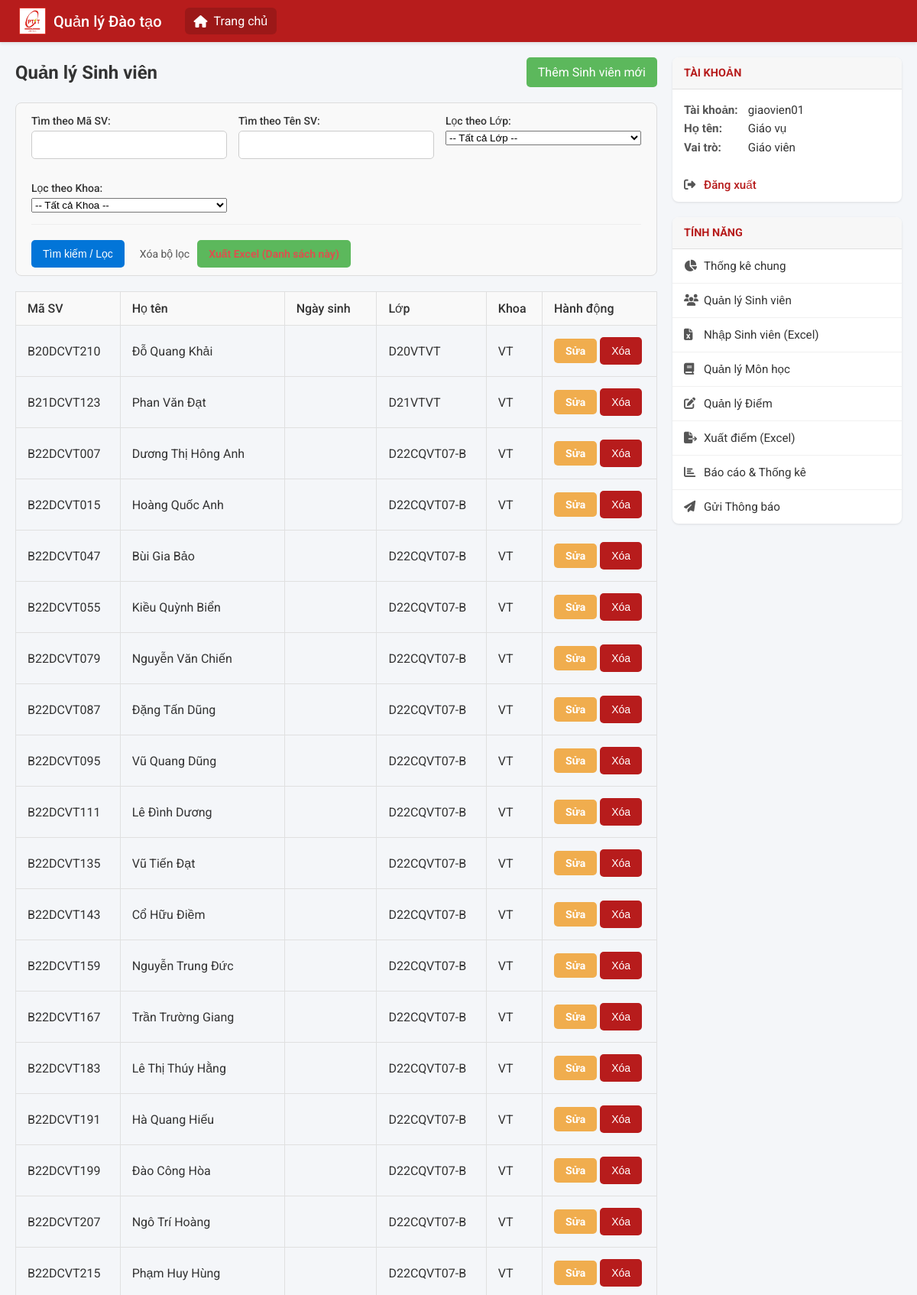
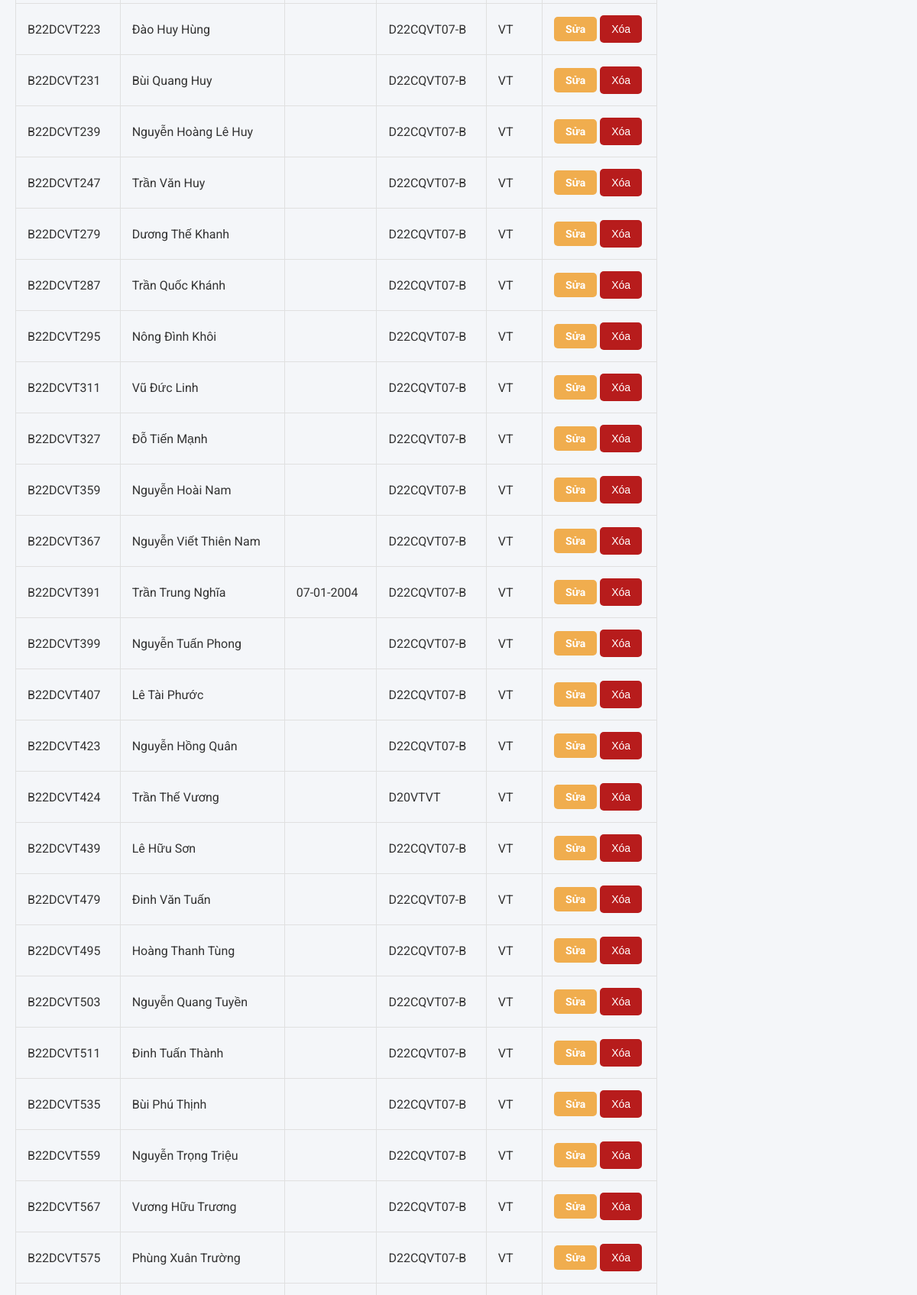
The app's page /admin/students (signed in, upper part) with its own data (2 pictures, top to bottom).
### api/index.py (models this page shows, shortened)
class SinhVien(db.Model):
    __tablename__ = 'sinh_vien'
    ma_sv = db.Column(db.String(50), db.ForeignKey('tai_khoan.username', ondelete='CASCADE'), primary_key=True)
    ho_ten = db.Column(db.String(100), nullable=False)
    ngay_sinh = db.Column(db.Date)
    lop = db.Column(db.String(50))
    khoa = db.Column(db.String(100))
    email = db.Column(db.String(150), unique=True, nullable=True)
    location = db.Column(db.String(200), nullable=True) # (Địa chỉ/Vị trí)
    tai_khoan = db.relationship('TaiKhoan', backref=db.backref('sinh_vien', uselist=False, cascade='all, delete-orphan'), foreign_keys=[ma_sv])
    ket_qua_list = db.relationship('KetQua', backref='sinh_vien', lazy=True, cascade='all, delete-orphan', foreign_keys='KetQua.ma_sv')

class TaiKhoan(UserMixin, db.Model):
    __tablename__ = 'tai_khoan'
    username = db.Column(db.String(50), primary_key=True) #
    password = db.Column(db.String(255), nullable=False) #
    vai_tro = db.Column(db.Enum(VaiTroEnum), nullable=False)

### api/index.py (the view)
@app.route('/admin/students')
@login_required
@role_required(VaiTroEnum.GIAOVIEN)
def admin_manage_students():
    search_ma_sv = request.args.get('ma_sv', '')
    search_ho_ten = request.args.get('ho_ten', '')
    filter_lop = request.args.get('lop', '')
    filter_khoa = request.args.get('khoa', '')
    query = SinhVien.query
    if search_ma_sv:
        query = query.filter(SinhVien.ma_sv.ilike(f'%{search_ma_sv}%'))
    if search_ho_ten:
        query = query.filter(SinhVien.ho_ten.ilike(f'%{search_ho_ten}%'))
    if filter_lop:
        query = query.filter(SinhVien.lop == filter_lop)
    if filter_khoa:
        query = query.filter(SinhVien.khoa == filter_khoa)
    students = query.order_by(SinhVien.ma_sv).all() # Sắp xếp theo MaSV
    lop_hoc_tuples = db.session.query(SinhVien.lop).distinct().order_by(SinhVien.lop).all()
    danh_sach_lop = [lop[0] for lop in lop_hoc_tuples if lop[0]]
    khoa_tuples = db.session.query(SinhVien.khoa).distinct().order_by(SinhVien.khoa).all()
    danh_sach_khoa = [khoa[0] for khoa in khoa_tuples if khoa[0]]
    return render_template(
        'admin_manage_students.html',
        students=students,
        danh_sach_lop=danh_sach_lop,
        danh_sach_khoa=danh_sach_khoa,
        search_params={
            'ma_sv': search_ma_sv,
            'ho_ten': search_ho_ten,
            'lop': filter_lop,
            'khoa': filter_khoa
        }
    )

### api/index.py (called while the page is built)
@login_manager.user_loader
def load_user(user_id):
    return TaiKhoan.query.get(user_id)

def role_required(vai_tro_enum):
    def decorator(f):
        @wraps(f)
        def decorated_function(*args, **kwargs):
            if not current_user.is_authenticated:
                return redirect(url_for('login'))
            if current_user.vai_tro != vai_tro_enum:
                abort(403)
            return f(*args, **kwargs)
        return decorated_function
    return decorator

### templates/admin_manage_students.html (shortened to what this page needs)
{% extends "_layout.html" %}
{% block content %}
    <div style="display: flex; justify-content: space-between; align-items: center; flex-wrap: wrap;">
        <h2>Quản lý Sinh viên</h2>
        <a href="{{ url_for('admin_add_student') }}" style="text-decoration: none; padding: 10px 15px; background: #5cb85c; color: white; border-radius: 5px; height: fit-content;">Thêm Sinh viên mới</a>
    </div>
    <form class="filter-form" method="GET" action="{{ url_for('admin_manage_students') }}">
        <div class="filter-grid">
            <div>
                <label for="ma_sv">Tìm theo Mã SV:</label>
                <input type="text" name="ma_sv" id="ma_sv" value="{{ search_params.ma_sv }}">
            </div>
            <div>
                <label for="ho_ten">Tìm theo Tên SV:</label>
                <input type="text" name="ho_ten" id="ho_ten" value="{{ search_params.ho_ten }}">
            </div>
            <div>
                <label for="lop">Lọc theo Lớp:</label>
                <select name="lop" id="lop">
                    <option value="">-- Tất cả Lớp --</option>
                </select>
            </div>
            <div>
                <label for="khoa">Lọc theo Khoa:</label>
                <select name="khoa" id="khoa">
                    <option value="">-- Tất cả Khoa --</option>
                </select>
            </div>
        </div>
        <div class="filter-buttons">
            <input type="submit" value="Tìm kiếm / Lọc">
            <a href="{{ url_for('admin_manage_students') }}">Xóa bộ lọc</a>
            <a href="{{ url_for('admin_export_students_excel',
                        ma_sv=search_params.ma_sv,
                        ho_ten=search_params.ho_ten,
                        lop=search_params.lop,
                        khoa=search_params.khoa) }}"
               class="btn-export"> Xuất Excel (Danh sách này)
            </a>
        </div>
    </form>
    <table class="data-table" style="margin-top: 20px;"> <thead>
        <thead>
            <tr>
                <th>Mã SV</th>
                <th>Họ tên</th>
                <th>Ngày sinh</th>
                <th>Lớp</th>
                <th>Khoa</th>
                <th style="width: 150px;">Hành động</th>
            </tr>
        </thead>
        <tbody>
            {% for sv in students %}
            <tr>
                <td>{{ sv.ma_sv }}</td>
                <td>{{ sv.ho_ten }}</td>
                <td>{{ sv.ngay_sinh.strftime('%d-%m-%Y') if sv.ngay_sinh else '' }}</td>
                <td>{{ sv.lop }}</td>
                <td>{{ sv.khoa }}</td>
                <td class="action-buttons">
                    <a href="{{ url_for('admin_edit_student', ma_sv=sv.ma_sv) }}" class="btn btn-edit">Sửa</a>
                    <form method="POST" action="{{ url_for('admin_delete_student', ma_sv=sv.ma_sv) }}"
                          onsubmit="return confirm('Bạn có chắc muốn xóa sinh viên {{ sv.ho_ten }} ({{ sv.ma_sv }})? \n\nCẢNH BÁO: Thao tác này sẽ xóa vĩnh viễn cả TÀI KHOẢN và toàn bộ KẾT QUẢ HỌC TẬP của sinh viên này.');"
                          style="margin: 0;">
                        <input type="submit" value="Xóa" class="btn btn-delete">
                    </form>
                </td>
            </tr>
            {% else %}
            <tr>
                <td colspan="6">Không tìm thấy sinh viên nào khớp với tiêu chí tìm kiếm.</td>
            </tr>
            {% endfor %}
        </tbody>
    </table>
{% endblock %}

### templates/_layout.html (shortened to what this page needs)
<!DOCTYPE html>
<html lang="vi">
<head>
    <link rel="stylesheet" href="https://cdnjs.cloudflare.com/ajax/libs/font-awesome/6.5.1/css/all.min.css">
</head>
<body>
    <header class="app-header">
        <div class="header-logo">
            <img src="{{ url_for('static', filename='logo.png') }}" alt="Logo">
            <a href="{{ url_for('home') }}" class="header-logo-text">Quản lý Đào tạo</a>
        </div>
        <nav class="header-nav">
            <a href="{{ url_for('home') }}" class="active">
                <i class="fa-solid fa-house"></i>
                <span>Trang chủ</span>
            </a>
            </nav>
    </header>
    <div class="app-container">
        <main class="main-content">
            {% block content %}{% endblock %}
        </main>
        <aside class="sidebar-right">
            {% if current_user.is_authenticated %}
                <div class="sidebar-group">
                    <h3 class="sidebar-header">Tài khoản</h3>
                    <div class="sidebar-content">
                        <strong>Tài khoản:</strong> {{ current_user.username }}<br>
                        <strong>Họ tên:</strong> {{ current_user.sinh_vien.ho_ten if current_user.sinh_vien else 'Giáo vụ' }}<br>
                        <strong>Vai trò:</strong> {{ 'Sinh viên' if current_user.vai_tro.value == 'SINHVIEN' else 'Giáo viên' }}
                    </div>
                    <nav class="sidebar-nav">
                        <a href="{{ url_for('logout') }}" class="logout-link">
                            <i class="fa-solid fa-right-from-bracket"></i>
                            Đăng xuất
                        </a>
                    </nav>
                </div>
                <div class="sidebar-group">
                    <h3 class="sidebar-header">Tính năng</h3>
                    <nav class="sidebar-nav">
                    {% if current_user.vai_tro.value == 'SINHVIEN' %}
                        <a href="{{ url_for('student_dashboard') }}"><i class="fa-solid fa-bell"></i> Thông báo</a>
                        <a href="{{ url_for('student_profile') }}"><i class="fa-solid fa-user-pen"></i> Thông tin cá nhân</a>
                        <a href="#"><i class="fa-solid fa-book-open"></i> Chương trình học</a>
                        <a href="{{ url_for('student_grades') }}"><i class="fa-solid fa-chart-simple"></i> Xem điểm & GPA</a>
                        <a href="#"><i class="fa-solid fa-calendar-days"></i> Xem lịch học</a>
                        <a href="#"><i class="fa-solid fa-file-pen"></i> Đăng ký môn học</a>
                    {% elif current_user.vai_tro.value == 'GIAOVIEN' %}
                        <a href="{{ url_for('admin_dashboard') }}"><i class="fa-solid fa-chart-pie"></i> Thống kê chung</a>
                        <a href="{{ url_for('admin_manage_students') }}"><i class="fa-solid fa-users"></i> Quản lý Sinh viên</a>
                        <a href="{{ url_for('admin_import_students') }}"><i class="fa-solid fa-file-excel"></i> Nhập Sinh viên (Excel)</a>
                        <a href="{{ url_for('admin_manage_courses') }}"><i class="fa-solid fa-book"></i> Quản lý Môn học</a>
                        <a href="{{ url_for('admin_manage_grades') }}"><i class="fa-solid fa-pen-to-square"></i> Quản lý Điểm</a>
                        <a href="{{ url_for('admin_export_grades') }}"><i class="fa-solid fa-file-export"></i> Xuất điểm (Excel)</a>
                        <a href="{{ url_for('admin_reports_index') }}"><i class="fa-solid fa-chart-bar"></i> Báo cáo & Thống kê</a>
                        <a href="{{ url_for('admin_send_notification') }}"><i class="fa-solid fa-paper-plane"></i> Gửi Thông báo</a>
                    {% endif %}
                    </nav>
                </div>
            {% endif %}
        </aside>
    </div>
</body>
</html>

### templates/_layout.html (style rules this page uses)
.btn, input[type="submit"], .btn-export { display: inline-block; padding: 8px 15px; background-color: var(--primary-color); color: white; font-weight: bold; border: none; border-radius: 5px; cursor: pointer; text-decoration: none; font-size: 14px; text-align: center; transition: background-color 0.2s, opacity 0.2s; margin: 5px 0; }
.filter-buttons a:not(.btn-export) { text-decoration: none; color: #555; margin-left: 10px; font-size: 14px; padding: 8px 0; }
.btn-edit { background-color: #f0ad4e; }
.btn-delete { background-color: #d9534f; }
td.action-buttons form { display: inline-block; margin: 0; }
td.action-buttons form input[type="submit"] { margin: 0; }
.filter-buttons input[type="submit"] { background-color: #0275d8; }
:root { --primary-color: #b71c1c; --light-gray: #f4f6f9; --border-color: #e0e0e0; --card-shadow: 0 1px 3px rgba(0,0,0,0.1); }
* { box-sizing: border-box; margin: 0; padding: 0; }
html { height: 100%; }
body { font-family: 'Roboto', sans-serif; background-color: var(--light-gray); display: flex; flex-direction: column; min-height: 100vh; color: #333; }
.app-header { background-color: var(--primary-color); color: white; padding: 0 25px; display: flex; align-items: center; height: 55px; box-shadow: 0 2px 4px rgba(0,0,0,0.1); }
.header-logo { display: flex; align-items: center; gap: 10px; }
.header-logo img { height: 35px; }
.header-logo-text { font-size: 1.25rem; font-weight: 500; color: white; text-decoration: none; }
.header-nav { margin-left: 30px; display: flex; gap: 15px; }
.header-nav a { color: white; text-decoration: none; font-size: 1rem; display: flex; align-items: center; gap: 8px; padding: 8px 12px; border-radius: 6px; transition: background-color 0.2s; }
.header-nav a:hover, .header-nav a.active { background-color: rgba(0,0,0,0.15); }
.app-container { display: flex; flex: 1; width: 100%; max-width: 1400px; margin: 20px auto; gap: 20px; padding: 0 20px; }
.main-content { flex: 3; min-width: 0; }
.sidebar-right { flex: 1; min-width: 300px; }
.data-table { width: 100%; border-collapse: collapse; margin-top: 20px; border: 1px solid var(--border-color); }
.data-table th, .data-table td { padding: 12px 15px; border: 1px solid var(--border-color); text-align: left; }
.data-table thead th { background-color: #f9f9f9; font-weight: 500; }
.sidebar-group { background: #fff; border-radius: 8px; box-shadow: var(--card-shadow); margin-bottom: 20px; overflow: hidden; }
.sidebar-header { background-color: #f7f7f7; border-bottom: 1px solid var(--border-color); color: var(--primary-color); padding: 12px 15px; margin: 0; font-size: 0.9em; font-weight: 700; text-transform: uppercase; }
.sidebar-content { padding: 15px; font-size: 0.95rem; line-height: 1.6; }
.sidebar-content strong { display: inline-block; min-width: 80px; color: #555; }
.sidebar-nav a { display: block; text-decoration: none; color: #333; padding: 13px 15px; border-bottom: 1px solid #f0f0f0; font-size: 0.95rem; transition: background-color 0.2s; display: flex; align-items: center; gap: 10px; }
.sidebar-nav a i { color: #555; width: 16px; }
.sidebar-nav a:last-child { border-bottom: none; }
.sidebar-nav a.logout-link { color: var(--primary-color); font-weight: 500; }
form label { display: block; font-weight: 500; margin-bottom: 5px; }
form input[type="text"], form input[type="password"] { width: 100%; padding: 10px; border: 1px solid #ccc; border-radius: 5px; margin-bottom: 15px; }
form input[type="submit"] { background: var(--primary-color); color: white; border: none; padding: 10px 15px; border-radius: 5px; cursor: pointer; font-weight: 500; }

### templates/admin_manage_students.html (style rules this page uses)
.filter-form { background-color: #f9f9f9; border: 1px solid #ddd; padding: 15px 20px 5px 20px; border-radius: 8px; margin-top: 20px; }
.filter-grid { display: grid; grid-template-columns: repeat(auto-fit, minmax(200px, 1fr)); gap: 15px; }
.filter-grid div { display: flex; flex-direction: column; }
.filter-grid label { font-weight: 500; margin-bottom: 5px; font-size: 14px; }
.filter-grid input, .filter-grid select { width: 100%; }
.filter-buttons { margin-top: 15px; border-top: 1px solid #eee; padding-top: 15px; display: flex; align-items: center; gap: 10px; }
.filter-buttons input[type="submit"] { background-color: #0275d8; }
.filter-buttons a { text-decoration: none; color: #d9534f; margin-left: 0; }
.btn-export { background: #5cb85c; color: white; margin-left: auto; text-decoration: none; padding: 10px 15px; border-radius: 5px; font-size: 14px; }

### records on screen
SinhVien: ma_sv "B20DCVT210", ho_ten "Đỗ Quang Khải", lop "D20VTVT", khoa "VT"
SinhVien: ma_sv "B21DCVT123", ho_ten "Phan Văn Đạt", lop "D21VTVT", khoa "VT"
SinhVien: ma_sv "B22DCVT007", ho_ten "Dương Thị Hông Anh", lop "D22CQVT07-B", khoa "VT"
SinhVien: ma_sv "B22DCVT015", ho_ten "Hoàng Quốc Anh", lop "D22CQVT07-B", khoa "VT"
SinhVien: ma_sv "B22DCVT047", ho_ten "Bùi Gia Bảo", lop "D22CQVT07-B", khoa "VT"
SinhVien: ma_sv "B22DCVT055", ho_ten "Kiều Quỳnh Biển", lop "D22CQVT07-B", khoa "VT"
SinhVien: ma_sv "B22DCVT079", ho_ten "Nguyễn Văn Chiến", lop "D22CQVT07-B", khoa "VT"
SinhVien: ma_sv "B22DCVT087", ho_ten "Đặng Tấn Dũng", lop "D22CQVT07-B", khoa "VT"
SinhVien: ma_sv "B22DCVT095", ho_ten "Vũ Quang Dũng", lop "D22CQVT07-B", khoa "VT"
SinhVien: ma_sv "B22DCVT111", ho_ten "Lê Đình Dương", lop "D22CQVT07-B", khoa "VT"
SinhVien: ma_sv "B22DCVT135", ho_ten "Vũ Tiến Đạt", lop "D22CQVT07-B", khoa "VT"
SinhVien: ma_sv "B22DCVT143", ho_ten "Cổ Hữu Điềm", lop "D22CQVT07-B", khoa "VT"
SinhVien: ma_sv "B22DCVT159", ho_ten "Nguyễn Trung Đức", lop "D22CQVT07-B", khoa "VT"
SinhVien: ma_sv "B22DCVT167", ho_ten "Trần Trường Giang", lop "D22CQVT07-B", khoa "VT"
SinhVien: ma_sv "B22DCVT183", ho_ten "Lê Thị Thúy Hằng", lop "D22CQVT07-B", khoa "VT"
SinhVien: ma_sv "B22DCVT191", ho_ten "Hà Quang Hiếu", lop "D22CQVT07-B", khoa "VT"
SinhVien: ma_sv "B22DCVT199", ho_ten "Đào Công Hòa", lop "D22CQVT07-B", khoa "VT"
SinhVien: ma_sv "B22DCVT207", ho_ten "Ngô Trí Hoàng", lop "D22CQVT07-B", khoa "VT"
SinhVien: ma_sv "B22DCVT215", ho_ten "Phạm Huy Hùng", lop "D22CQVT07-B", khoa "VT"
SinhVien: ma_sv "B22DCVT223", ho_ten "Đào Huy Hùng", lop "D22CQVT07-B", khoa "VT"
SinhVien: ma_sv "B22DCVT231", ho_ten "Bùi Quang Huy", lop "D22CQVT07-B", khoa "VT"
SinhVien: ma_sv "B22DCVT239", ho_ten "Nguyễn Hoàng Lê Huy", lop "D22CQVT07-B", khoa "VT"
SinhVien: ma_sv "B22DCVT247", ho_ten "Trần Văn Huy", lop "D22CQVT07-B", khoa "VT"
SinhVien: ma_sv "B22DCVT279", ho_ten "Dương Thế Khanh", lop "D22CQVT07-B", khoa "VT"
SinhVien: ma_sv "B22DCVT287", ho_ten "Trần Quốc Khánh", lop "D22CQVT07-B", khoa "VT"
SinhVien: ma_sv "B22DCVT295", ho_ten "Nông Đình Khôi", lop "D22CQVT07-B", khoa "VT"
SinhVien: ma_sv "B22DCVT311", ho_ten "Vũ Đức Linh", lop "D22CQVT07-B", khoa "VT"
SinhVien: ma_sv "B22DCVT327", ho_ten "Đỗ Tiến Mạnh", lop "D22CQVT07-B", khoa "VT"
SinhVien: ma_sv "B22DCVT359", ho_ten "Nguyễn Hoài Nam", lop "D22CQVT07-B", khoa "VT"
SinhVien: ma_sv "B22DCVT367", ho_ten "Nguyễn Viết Thiên Nam", lop "D22CQVT07-B", khoa "VT"
SinhVien: ma_sv "B22DCVT391", ho_ten "Trần Trung Nghĩa", ngay_sinh "07-01-2004", lop "D22CQVT07-B", khoa "VT"
SinhVien: ma_sv "B22DCVT399", ho_ten "Nguyễn Tuấn Phong", lop "D22CQVT07-B", khoa "VT"
SinhVien: ma_sv "B22DCVT407", ho_ten "Lê Tài Phước", lop "D22CQVT07-B", khoa "VT"
SinhVien: ma_sv "B22DCVT423", ho_ten "Nguyễn Hồng Quân", lop "D22CQVT07-B", khoa "VT"
SinhVien: ma_sv "B22DCVT424", ho_ten "Trần Thế Vương", lop "D20VTVT", khoa "VT"
SinhVien: ma_sv "B22DCVT439", ho_ten "Lê Hữu Sơn", lop "D22CQVT07-B", khoa "VT"
SinhVien: ma_sv "B22DCVT479", ho_ten "Đinh Văn Tuấn", lop "D22CQVT07-B", khoa "VT"
SinhVien: ma_sv "B22DCVT495", ho_ten "Hoàng Thanh Tùng", lop "D22CQVT07-B", khoa "VT"
SinhVien: ma_sv "B22DCVT503", ho_ten "Nguyễn Quang Tuyền", lop "D22CQVT07-B", khoa "VT"
SinhVien: ma_sv "B22DCVT511", ho_ten "Đinh Tuấn Thành", lop "D22CQVT07-B", khoa "VT"
SinhVien: ma_sv "B22DCVT535", ho_ten "Bùi Phú Thịnh", lop "D22CQVT07-B", khoa "VT"
SinhVien: ma_sv "B22DCVT559", ho_ten "Nguyễn Trọng Triệu", lop "D22CQVT07-B", khoa "VT"
SinhVien: ma_sv "B22DCVT567", ho_ten "Vương Hữu Trương", lop "D22CQVT07-B", khoa "VT"
SinhVien: ma_sv "B22DCVT575", ho_ten "Phùng Xuân Trường", lop "D22CQVT07-B", khoa "VT"
TaiKhoan: username "giaovien01", vai_tro "Giáo viên"

### other values on screen
{{ current_user.sinh_vien.ho_ten if current_user.sinh_vien else 'Giáo vụ' }} "Giáo vụ"
